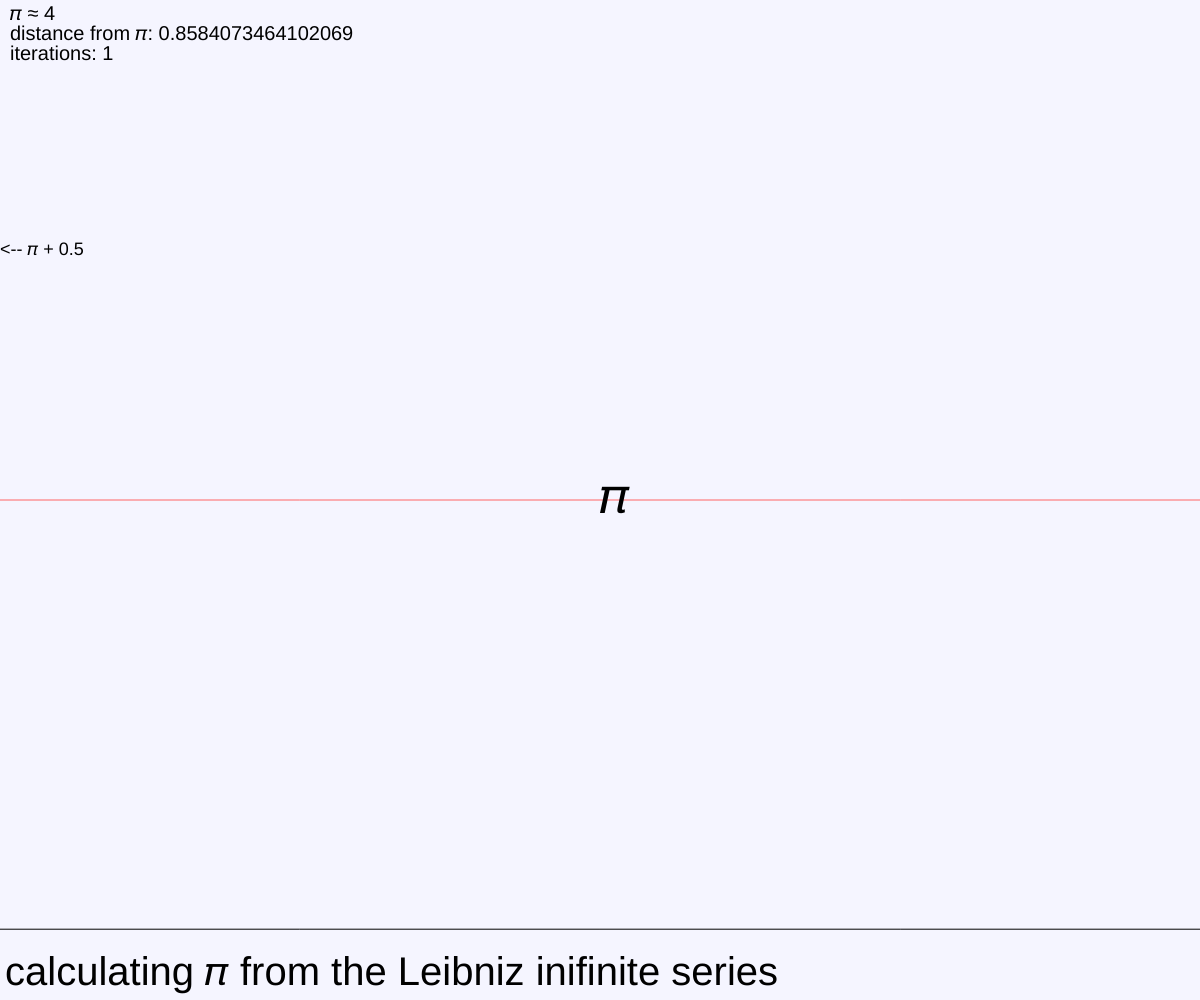
Frame 1 (no input)
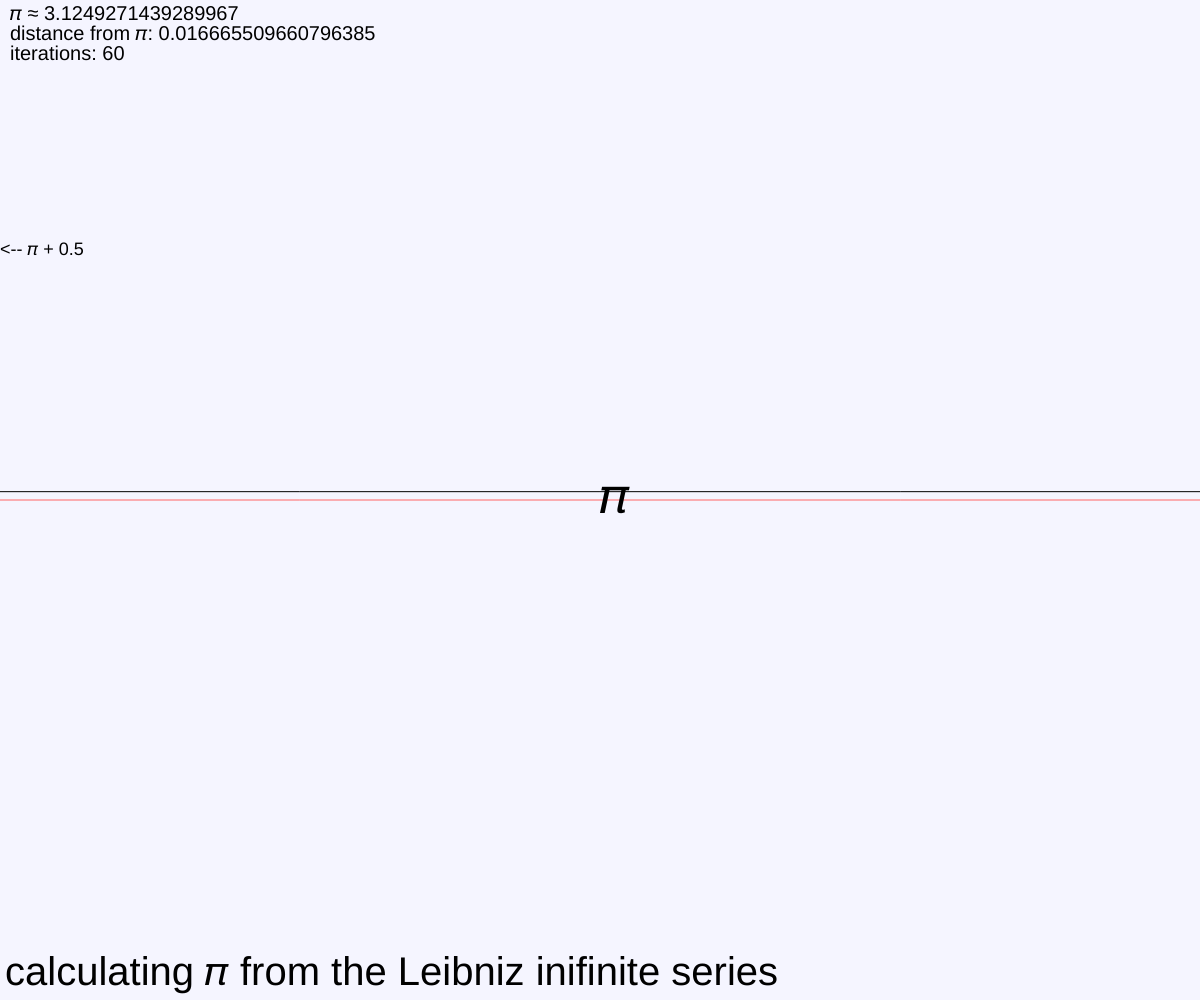
Frame 60 (no input)
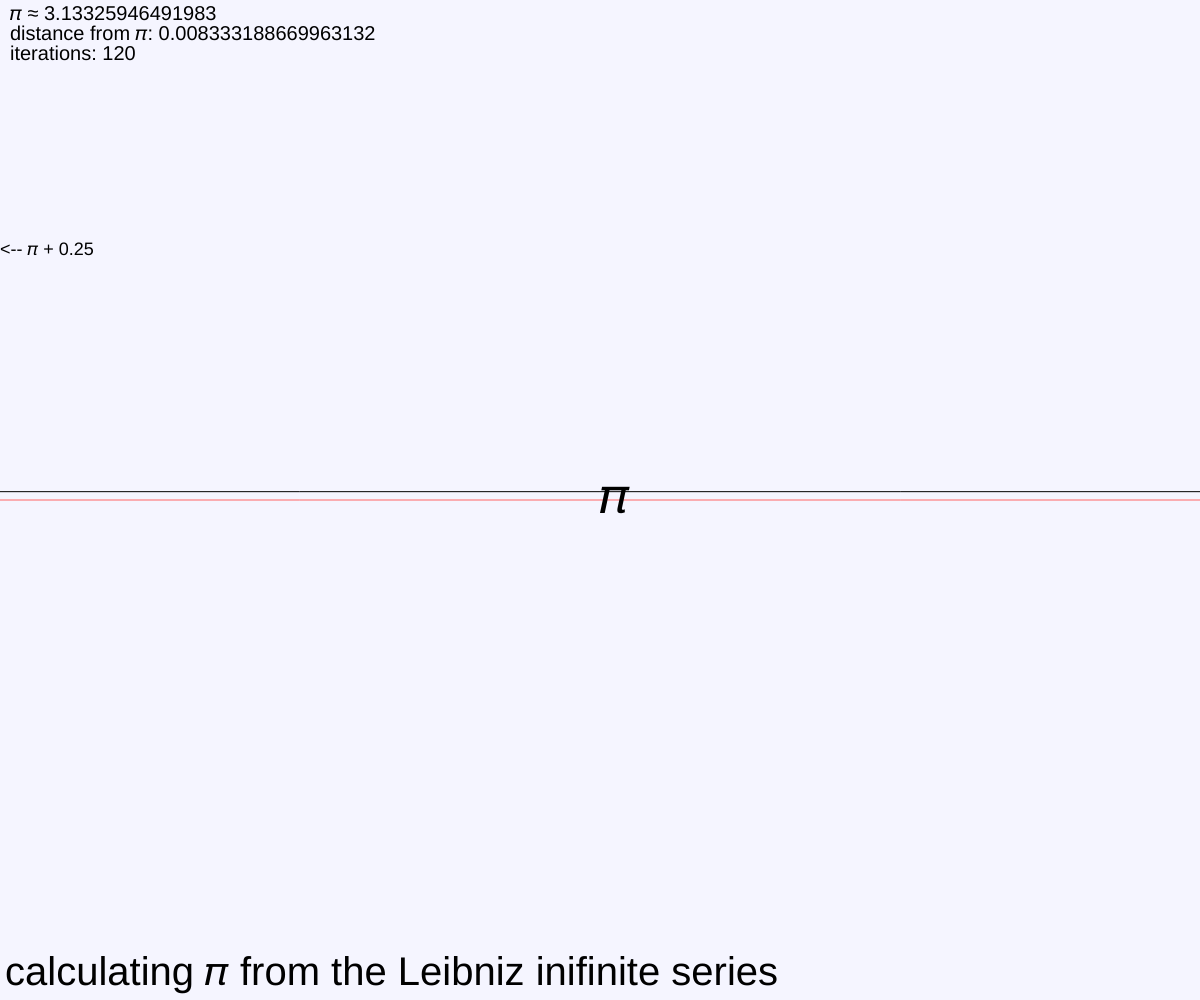
Frame 120 (the mouse pressed at the canvas centre since frame 60)

The p5.js sketch that drew these frames (run headless with seeded random() and noise() and a simulated clock; from frame 60 on, the mouse is pressed at the canvas centre):

// p5.js sketch
// ── sketch.js
let pi = 0,
    odds = 1,
    add = false,
    scale = 1,
    halfWidth,
    halfHeight,
    quarterHeight,
    piTextOffset,
    scaleTextOffset,
    scaleThresh,
    titleOffsetX,
    titleOffsetY


function setup() {
    createCanvas(window.innerWidth, window.innerHeight)
    halfWidth = width/2
    halfHeight = height/2
    quarterHeight = height/4
    piTextOffset = halfHeight+13
    scaleTextOffset = quarterHeight+5
    titleOffsetX = 5
    titleOffsetY = height-15
    scaleThresh = halfHeight-50
}

function draw() {
    background(245,245,255)
    add ? pi += 1/odds : pi -= 1/odds
    add = !add
    odds += 2
    const notpi = abs(pi*4),
        loc = map(notpi,PI-scale,PI+scale,0,height)
    strokeWeight(1)
    stroke(0)
    line(0,loc,width,loc)
    stroke(255,100,100)
    line(0,halfHeight,width,halfHeight)
    noStroke()
    textSize(20)
    text('𝜋 ≈ ' + notpi,10,20)
    text('distance from 𝜋: ' + abs(notpi-PI),10,40)
    text('iterations: ' + frameCount,10,60)
    textSize(18)
    text('<-- 𝜋 + ' + (scale/2),0,scaleTextOffset)
    textSize(50)
    text('𝜋',width/2,piTextOffset)
    textSize(40)
    text('calculating 𝜋 from the Leibniz inifinite series',titleOffsetX,titleOffsetY)
    if (frameCount % 100 === 0 && Math.abs(loc) > scaleThresh) {
        scale *= 0.5
    }
}
